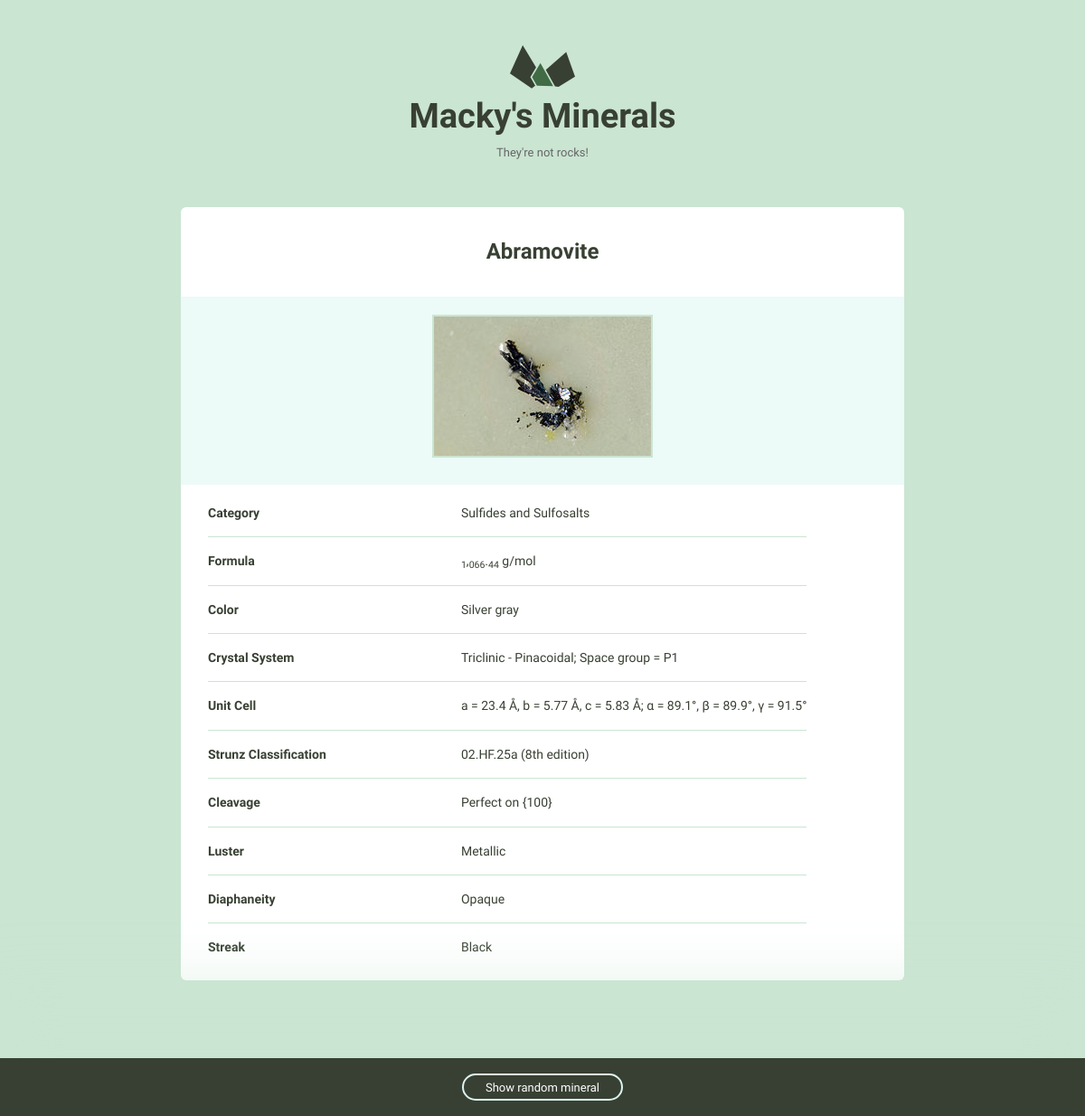
The app's page /minerals/4/ with its own data.
### minerals/models.py (models this page shows, shortened)
class Mineral(models.Model):
    id = models.AutoField(primary_key=True)
    name = models.CharField(max_length=255)
    image_filename = models.URLField(blank=True, null=True)
    image_caption = models.CharField(max_length=255, blank=True, null=True)
    category = models.CharField(max_length=255, blank=True, null=True)
    formula = models.CharField(max_length=255, blank=True, null=True)
    strunz_classification = models.CharField(max_length=255, blank=True, null=True)
    crystal_system = models.CharField(max_length=255, blank=True, null=True)
    unit_cell = models.CharField(max_length=255, blank=True, null=True)
    color = models.CharField(max_length=255, blank=True, null=True)
    crystal_symmetry = models.CharField(max_length=255, blank=True, null=True)
    cleavage = models.CharField(max_length=255, blank=True, null=True)
    mohs_scale_hardness = models.CharField(max_length=255, blank=True, null=True)
    luster = models.CharField(max_length=255, blank=True, null=True)
    streak = models.CharField(max_length=255, blank=True, null=True)
    diaphaneity = models.CharField(max_length=255, blank=True, null=True)
    optical_properties = models.CharField(max_length=255, blank=True, null=True)
    refractive_index = models.CharField(max_length=255, blank=True, null=True)
    crystal_habit = models.CharField(max_length=255, blank=True, null=True)
    specific_gravity = models.CharField(max_length=255, blank=True, null=True)

### minerals/views.py (the view)
# urls.py: url(r'(?P<pk>\d+)/', views.mineral_detail, name='detail')
def mineral_detail(request, pk):
    ordered_properties = OrderedDict()
    order = [
        'name',
        'image_filename',
        'image_caption',
        'category',
        'formula',
        'color',
        'crystal_symmetry',
        'crystal_system',
        'unit_cell',
        'strunz_classification',
        'cleavage',
        'luster',
        'mohs_scale_hardness',
        'diaphaneity',
        'streak',
        'optical_properties'
    ]
    if Mineral.objects.filter(id=pk).exists():
        mineral = Mineral.objects.filter(id=pk).values()[0]
    else:
        raise Http404
    for key in order:
        if mineral[key]:
            ordered_properties[key] = mineral[key]
    return render(request, 'minerals/detail.html',
                  {'properties': ordered_properties})

### minerals/templatetags/mineral_extras.py (called while the page is built)
@register.inclusion_tag('minerals/random_mineral.html')
def random_mineral():
    all_ids = Mineral.objects.values_list('id', flat=True)
    rand_id = random.choice(all_ids)
    mineral = Mineral.objects.get(id=rand_id)
    return {'mineral': mineral}

@register.filter('underscore_to_space')
def underscore_to_space(string):
    new_string = string.replace('_', ' ')
    return new_string

### minerals/templates/minerals/detail.html
{% extends "layout.html" %}
{% load static from staticfiles %}
{% load mineral_extras %}
{% block content %}
    <div class="grid-100 mineral__container">
      <h1 class="mineral__name">{{ properties.name }}</h1>
      <div class="mineral__image-bg">
        <img class="mineral__image" src="{% static 'images/' %}{{ properties.image_filename }}">
        <p class="mineral__caption">{{ properties.image_caption }}</p>
      </div>
      <div class="mineral__table-container">
        <table class="mineral__table">
          {% for name, value in properties.items %}
            {% if name != 'name' and name != 'image_filename' and name != 'image_caption' %}
                {% if value %}
                  <tr>
                      <td class="mineral__category">{{ name|underscore_to_space|title }}</td>
                  {% if name == 'formula' %}
                      <td>{{ value|safe }}</td>
                  {% else %}
                      <td>{{ value }}</td>
                  {% endif %}
                  </tr>
                {% endif %}
            {% endif %}
          {% endfor %}
        </table>
      </div>
    </div>
{% endblock %}

### assets/css/global.css (style rules this page uses)
html { font-family: sans-serif; -ms-text-size-adjust: 100%; -webkit-text-size-adjust: 100%; }
body { margin: 0; }
h1 { font-size: 2em; margin: 0.67em 0; }
sub { font-size: 75%; line-height: 0; position: relative; vertical-align: baseline; bottom: -0.25em; }
img { border: 0; }
table { border-collapse: collapse; border-spacing: 0; }
td, th { padding: 0; }
html { font-size: 62.5%; }
body { background-color: #CAE5D2; font-size: 1.5em; line-height: 1.6; font-weight: 400; font-family: "Cousine"; color: #666; }
.grid, .grid-5, .grid-10, .grid-15, .grid-20, .grid-25, .grid-30, .grid-33, .grid-35, .grid-40, .grid-45, .grid-50, .grid-55, .grid-60, .grid-65, .grid-66, .grid-70, .grid-75, .grid-80, .grid-90, .grid-95, .grid-100 { float: left; box-sizing: border-box; position: relative; }
.grid-100 { width: 100%; padding: 0 15px; }
h1, h2, h3, h4, h5, h6 { margin-top: 0; margin-bottom: 2rem; font-weight: bold; font-family: "Work Sans", sans-serif; color: #384033; }
h1 { font-size: 3.8rem; }
@media (min-width: 550px) { h1 { font-size: 3.8rem; } }
p { margin-top: 0; font-size: 1.6rem; }
th, td { padding: 15px; text-align: left; border-bottom: 1px solid #e1e1e1; }
th:first-child, td:first-child { padding-left: 0; }
th:last-child, td:last-child { padding-right: 0; }
table, p, ul { margin-bottom: 2.5rem; }
.mineral__container { background-color: #fff; border-radius: 6px; list-style: none; padding: 0; text-align: center; }
.mineral__name { display: block; width: 100%; margin: 0; font-size: 24px; padding: 30px 0 30px 0; }
.mineral__image { display: block; margin: 0 auto; border: solid 2px #CAE5D2; }
.mineral__image-bg { background-color: #ecfaf8; padding: 20px 0; }
.mineral__caption { font-size: 12px; font-style: italic; padding: 10px 0 0 0; margin: 0; }
.mineral__table { font-size: 14px; color: #384033; }
.mineral__table td { border-color: #CAE5D2; }
.mineral__table tr:last-of-type td { border-bottom: none; padding-bottom: 0; }
.mineral__table-container { padding: 5px 30px 0; }
.mineral__category { font-weight: bold; width: 40%; }

### records on screen
Mineral: name "Abramovite", image_filename (picture), properties "Sulfides and Sulfosalts" "Silver gray" "Triclinic - Pinacoidal; Space group = P1" "a = 23.4 Å, b = 5.77 Å, c = 5.83 Å; α = 89.1°, β = 89.9°, γ = 91.5°" "02.HF.25a (8th edition)" "Perfect on {100}" "Metallic" "Opaque" "Black", properties "1 , 066 . 44 g/mol"

### other values on screen
{{ name|underscore_to_space|title }} "Category" "Formula" "Color" "Crystal System" "Unit Cell" "Strunz Classification" "Cleavage" "Luster" "Diaphaneity" "Streak"
